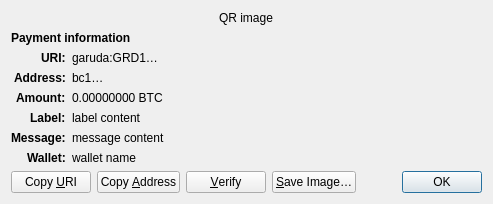
<?xml version="1.0" encoding="UTF-8"?>
<ui version="4.0">
 <class>ReceiveRequestDialog</class>
 <widget class="QDialog" name="ReceiveRequestDialog">
  <property name="geometry">
   <rect>
    <x>0</x>
    <y>0</y>
    <width>413</width>
    <height>229</height>
   </rect>
  </property>
  <property name="windowTitle">
   <string>Request payment to …</string>
  </property>
  <layout class="QGridLayout" name="gridLayout" columnstretch="0,1">
   <property name="sizeConstraint">
    <enum>QLayout::SetFixedSize</enum>
   </property>
   <item row="0" column="0" colspan="2" alignment="Qt::AlignHCenter">
    <widget class="QRImageWidget" name="qr_code">
     <property name="text">
      <string notr="true">QR image</string>
     </property>
     <property name="textInteractionFlags">
      <set>Qt::NoTextInteraction</set>
     </property>
    </widget>
   </item>
   <item row="1" column="0" colspan="2">
    <widget class="QLabel" name="payment_header">
     <property name="font">
      <font>
       <weight>75</weight>
       <bold>true</bold>
      </font>
     </property>
     <property name="text">
      <string>Payment information</string>
     </property>
     <property name="textInteractionFlags">
      <set>Qt::NoTextInteraction</set>
     </property>
    </widget>
   </item>
   <item row="2" column="0" alignment="Qt::AlignRight|Qt::AlignTop">
    <widget class="QLabel" name="uri_tag">
     <property name="font">
      <font>
       <weight>75</weight>
       <bold>true</bold>
      </font>
     </property>
     <property name="text">
      <string notr="true">URI:</string>
     </property>
     <property name="textFormat">
      <enum>Qt::PlainText</enum>
     </property>
     <property name="textInteractionFlags">
      <set>Qt::NoTextInteraction</set>
     </property>
    </widget>
   </item>
   <item row="2" column="1" alignment="Qt::AlignTop">
    <widget class="QLabel" name="uri_content">
     <property name="text">
      <string notr="true">garuda:GRD1…</string>
     </property>
     <property name="textFormat">
      <enum>Qt::RichText</enum>
     </property>
     <property name="wordWrap">
      <bool>true</bool>
     </property>
     <property name="textInteractionFlags">
      <set>Qt::TextSelectableByMouse</set>
     </property>
    </widget>
   </item>
   <item row="3" column="0" alignment="Qt::AlignRight|Qt::AlignTop">
    <widget class="QLabel" name="address_tag">
     <property name="font">
      <font>
       <weight>75</weight>
       <bold>true</bold>
      </font>
     </property>
     <property name="text">
      <string>Address:</string>
     </property>
     <property name="textInteractionFlags">
      <set>Qt::NoTextInteraction</set>
     </property>
    </widget>
   </item>
   <item row="3" column="1" alignment="Qt::AlignTop">
    <widget class="QLabel" name="address_content">
     <property name="text">
      <string notr="true">bc1…</string>
     </property>
     <property name="textFormat">
      <enum>Qt::PlainText</enum>
     </property>
     <property name="textInteractionFlags">
      <set>Qt::TextSelectableByMouse</set>
     </property>
    </widget>
   </item>
   <item row="4" column="0" alignment="Qt::AlignRight|Qt::AlignTop">
    <widget class="QLabel" name="amount_tag">
     <property name="font">
      <font>
       <weight>75</weight>
       <bold>true</bold>
      </font>
     </property>
     <property name="text">
      <string>Amount:</string>
     </property>
     <property name="textInteractionFlags">
      <set>Qt::NoTextInteraction</set>
     </property>
    </widget>
   </item>
   <item row="4" column="1" alignment="Qt::AlignTop">
    <widget class="QLabel" name="amount_content">
     <property name="text">
      <string notr="true">0.00000000 BTC</string>
     </property>
     <property name="textFormat">
      <enum>Qt::PlainText</enum>
     </property>
     <property name="textInteractionFlags">
      <set>Qt::TextSelectableByMouse</set>
     </property>
    </widget>
   </item>
   <item row="5" column="0" alignment="Qt::AlignRight|Qt::AlignTop">
    <widget class="QLabel" name="label_tag">
     <property name="font">
      <font>
       <weight>75</weight>
       <bold>true</bold>
      </font>
     </property>
     <property name="text">
      <string>Label:</string>
     </property>
     <property name="textInteractionFlags">
      <set>Qt::NoTextInteraction</set>
     </property>
    </widget>
   </item>
   <item row="5" column="1" alignment="Qt::AlignTop">
    <widget class="QLabel" name="label_content">
     <property name="text">
      <string notr="true">label content</string>
     </property>
     <property name="textFormat">
      <enum>Qt::PlainText</enum>
     </property>
     <property name="wordWrap">
      <bool>true</bool>
     </property>
     <property name="textInteractionFlags">
      <set>Qt::TextSelectableByMouse</set>
     </property>
    </widget>
   </item>
   <item row="6" column="0" alignment="Qt::AlignRight|Qt::AlignTop">
    <widget class="QLabel" name="message_tag">
     <property name="font">
      <font>
       <weight>75</weight>
       <bold>true</bold>
      </font>
     </property>
     <property name="text">
      <string>Message:</string>
     </property>
     <property name="textInteractionFlags">
      <set>Qt::NoTextInteraction</set>
     </property>
    </widget>
   </item>
   <item row="6" column="1" alignment="Qt::AlignTop">
    <widget class="QLabel" name="message_content">
     <property name="text">
      <string notr="true">message content</string>
     </property>
     <property name="textFormat">
      <enum>Qt::PlainText</enum>
     </property>
     <property name="wordWrap">
      <bool>true</bool>
     </property>
     <property name="textInteractionFlags">
      <set>Qt::TextSelectableByMouse</set>
     </property>
    </widget>
   </item>
   <item row="7" column="0" alignment="Qt::AlignRight|Qt::AlignTop">
    <widget class="QLabel" name="wallet_tag">
     <property name="font">
      <font>
       <weight>75</weight>
       <bold>true</bold>
      </font>
     </property>
     <property name="text">
      <string>Wallet:</string>
     </property>
     <property name="textInteractionFlags">
      <set>Qt::NoTextInteraction</set>
     </property>
    </widget>
   </item>
   <item row="7" column="1" alignment="Qt::AlignTop">
    <widget class="QLabel" name="wallet_content">
     <property name="text">
      <string notr="true">wallet name</string>
     </property>
     <property name="textFormat">
      <enum>Qt::PlainText</enum>
     </property>
     <property name="wordWrap">
      <bool>true</bool>
     </property>
     <property name="textInteractionFlags">
      <set>Qt::TextSelectableByMouse</set>
     </property>
    </widget>
   </item>
   <item row="8" column="0" colspan="2">
    <layout class="QHBoxLayout" name="horizontalLayout">
     <item>
      <widget class="QPushButton" name="btnCopyURI">
       <property name="text">
        <string>Copy &amp;URI</string>
       </property>
       <property name="autoDefault">
        <bool>false</bool>
       </property>
      </widget>
     </item>
     <item>
      <widget class="QPushButton" name="btnCopyAddress">
       <property name="text">
        <string>Copy &amp;Address</string>
       </property>
       <property name="autoDefault">
        <bool>false</bool>
       </property>
      </widget>
     </item>
     <item>
      <widget class="QPushButton" name="btnVerify">
       <property name="text">
        <string>&amp;Verify</string>
       </property>
       <property name="toolTip">
        <string>Verify this address on e.g. a hardware wallet screen</string>
       </property>
       <property name="autoDefault">
        <bool>false</bool>
       </property>
      </widget>
     </item>
     <item>
      <widget class="QPushButton" name="btnSaveAs">
       <property name="text">
        <string>&amp;Save Image…</string>
       </property>
       <property name="autoDefault">
        <bool>false</bool>
       </property>
      </widget>
     </item>
     <item>
      <spacer name="horizontalSpacer_2">
       <property name="orientation">
        <enum>Qt::Horizontal</enum>
       </property>
       <property name="sizeHint" stdset="0">
        <size>
         <width>40</width>
         <height>20</height>
        </size>
       </property>
      </spacer>
     </item>
     <item>
      <widget class="QDialogButtonBox" name="buttonBox">
       <property name="focusPolicy">
        <enum>Qt::StrongFocus</enum>
       </property>
       <property name="standardButtons">
        <set>QDialogButtonBox::Ok</set>
       </property>
      </widget>
     </item>
    </layout>
   </item>
  </layout>
 </widget>
 <customwidgets>
  <customwidget>
   <class>QRImageWidget</class>
   <extends>QLabel</extends>
   <header>qt/qrimagewidget.h</header>
  </customwidget>
 </customwidgets>
 <tabstops>
  <tabstop>buttonBox</tabstop>
  <tabstop>btnCopyURI</tabstop>
  <tabstop>btnCopyAddress</tabstop>
  <tabstop>btnSaveAs</tabstop>
 </tabstops>
 <resources/>
 <connections>
  <connection>
   <sender>buttonBox</sender>
   <signal>accepted()</signal>
   <receiver>ReceiveRequestDialog</receiver>
   <slot>accept()</slot>
   <hints>
    <hint type="sourcelabel">
     <x>135</x>
     <y>230</y>
    </hint>
    <hint type="destinationlabel">
     <x>135</x>
     <y>126</y>
    </hint>
   </hints>
  </connection>
 </connections>
</ui>
